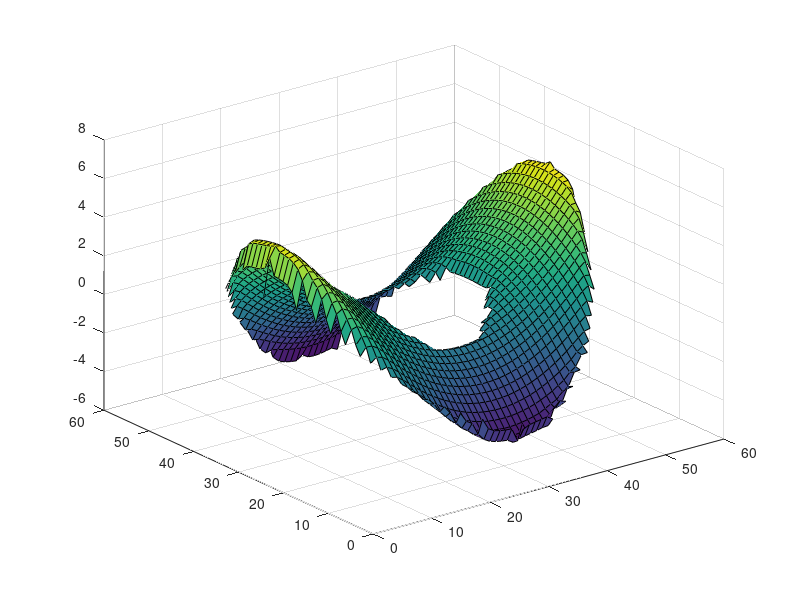

Write the MATLAB code that produced this figure. (Note: this script raises an error after producing the figure.)
tmp_data = importdata('output.txt',' ');


x = 1:size(tmp_data, 1);
y = 1:size(tmp_data, 2);
tmp_data(tmp_data==0)=nan;
s = surf(x,y,tmp_data);
s.EdgeColor = 'none';
colorbar;
